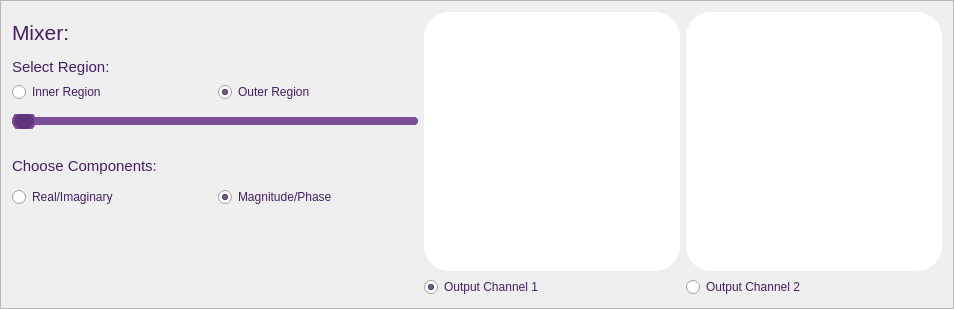
     <widget class="QFrame" name="frame_3">
      <property name="styleSheet">
       <string notr="true">color: rgb(66, 31, 99);
font: 9pt &quot;Microsoft Sans Serif&quot;;</string>
      </property>
      <property name="frameShape">
       <enum>QFrame::StyledPanel</enum>
      </property>
      <property name="frameShadow">
       <enum>QFrame::Raised</enum>
      </property>
      <layout class="QGridLayout" name="gridLayout_3">
       <item row="10" column="1">
        <widget class="QRadioButton" name="magnitude_phase">
         <property name="styleSheet">
          <string notr="true">color: rgb(66, 31, 99);
font: 9pt &quot;Microsoft Sans Serif&quot;;</string>
         </property>
         <property name="text">
          <string>Magnitude/Phase</string>
         </property>
         <property name="checked">
          <bool>true</bool>
         </property>
         <attribute name="buttonGroup">
          <string notr="true">components_buttonGroup</string>
         </attribute>
        </widget>
       </item>
       <item row="2" column="0">
        <widget class="QLabel" name="label_5">
         <property name="font">
          <font>
           <family>Microsoft Sans Serif</family>
           <pointsize>11</pointsize>
           <weight>50</weight>
           <italic>false</italic>
           <bold>false</bold>
          </font>
         </property>
         <property name="styleSheet">
          <string notr="true">color: rgb(66, 31, 99);
font: 11pt &quot;Microsoft Sans Serif&quot;;</string>
         </property>
         <property name="text">
          <string>Select Region:</string>
         </property>
        </widget>
       </item>
       <item row="7" column="0">
        <spacer name="verticalSpacer_2">
         <property name="orientation">
          <enum>Qt::Vertical</enum>
         </property>
         <property name="sizeType">
          <enum>QSizePolicy::Fixed</enum>
         </property>
         <property name="sizeHint" stdset="0">
          <size>
           <width>20</width>
           <height>10</height>
          </size>
         </property>
        </spacer>
       </item>
       <item row="10" column="0">
        <widget class="QRadioButton" name="real_imaginary">
         <property name="styleSheet">
          <string notr="true">color: rgb(66, 31, 99);
font: 9pt &quot;Microsoft Sans Serif&quot;;</string>
         </property>
         <property name="text">
          <string>Real/Imaginary</string>
         </property>
         <property name="checked">
          <bool>false</bool>
         </property>
         <attribute name="buttonGroup">
          <string notr="true">components_buttonGroup</string>
         </attribute>
        </widget>
       </item>
       <item row="1" column="3" rowspan="15">
        <widget class="QGraphicsView" name="output_mixer2">
         <property name="sizePolicy">
          <sizepolicy hsizetype="Expanding" vsizetype="Expanding">
           <horstretch>0</horstretch>
           <verstretch>0</verstretch>
          </sizepolicy>
         </property>
         <property name="styleSheet">
          <string notr="true">border-radius: 25px;
buttoon-shadow: 2px 2px 5px rgb(0, 0, 0);
widget-shadow: 2px 2px 5px rgb(0, 0, 0);
background-color: rgb(255, 255, 255);</string>
         </property>
        </widget>
       </item>
       <item row="3" column="0">
        <widget class="QRadioButton" name="in_region_radioButton">
         <property name="styleSheet">
          <string notr="true">color: rgb(66, 31, 99);
font: 9pt &quot;Microsoft Sans Serif&quot;;</string>
         </property>
         <property name="text">
          <string>Inner Region</string>
         </property>
         <property name="checked">
          <bool>false</bool>
         </property>
         <attribute name="buttonGroup">
          <string notr="true">region_buttonGroup</string>
         </attribute>
        </widget>
       </item>
       <item row="13" column="1">
        <spacer name="horizontalSpacer">
         <property name="orientation">
          <enum>Qt::Horizontal</enum>
         </property>
         <property name="sizeType">
          <enum>QSizePolicy::Fixed</enum>
         </property>
         <property name="sizeHint" stdset="0">
          <size>
           <width>200</width>
           <height>20</height>
          </size>
         </property>
        </spacer>
       </item>
       <item row="5" column="0" colspan="2">
        <widget class="QSlider" name="region_selecter">
         <property name="styleSheet">
          <string notr="true">/* 441F62
CE9BFA
D9B1FA
B6DDFE
7B4F95
5F357D
*/
QSlider::groove:horizontal {
    height: 8px;
    background: #7B4F95; /* Updated lighter color */
    border-radius: 4px;
}
QSlider::handle:horizontal {
    background: #5F357D; /* Updated darker color */
    border: 2px solid #7B4F95; /* Updated lighter color */
    width: 20px;
    height: 20px;
    margin: -6px 0;
    border-radius: 10px;
}
QSlider::sub-page:horizontal {
    background: #5F357D; /* Updated darker color */
    border-radius: 4px;
}
QSlider::add-page:horizontal {
    background: #7B4F95; /* Updated lighter color */
    border-radius: 4px;
}
</string>
         </property>
         <property name="orientation">
          <enum>Qt::Horizontal</enum>
         </property>
        </widget>
       </item>
       <item row="1" column="2" rowspan="15">
        <widget class="QGraphicsView" name="output_mixer1">
         <property name="sizePolicy">
          <sizepolicy hsizetype="Expanding" vsizetype="Expanding">
           <horstretch>0</horstretch>
           <verstretch>0</verstretch>
          </sizepolicy>
         </property>
         <property name="styleSheet">
          <string notr="true">border-radius: 25px;
buttoon-shadow: 2px 2px 5px rgb(0, 0, 0);
widget-shadow: 2px 2px 5px rgb(0, 0, 0);
background-color: rgb(255, 255, 255);</string>
         </property>
        </widget>
       </item>
       <item row="3" column="1">
        <widget class="QRadioButton" name="out_region_radioButton">
         <property name="styleSheet">
          <string notr="true">color: rgb(66, 31, 99);
font: 9pt &quot;Microsoft Sans Serif&quot;;</string>
         </property>
         <property name="text">
          <string>Outer Region</string>
         </property>
         <property name="checkable">
          <bool>true</bool>
         </property>
         <property name="checked">
          <bool>true</bool>
         </property>
         <attribute name="buttonGroup">
          <string notr="true">region_buttonGroup</string>
         </attribute>
        </widget>
       </item>
       <item row="1" column="0">
        <widget class="QLabel" name="label_3">
         <property name="sizePolicy">
          <sizepolicy hsizetype="Fixed" vsizetype="Fixed">
           <horstretch>0</horstretch>
           <verstretch>0</verstretch>
          </sizepolicy>
         </property>
         <property name="minimumSize">
          <size>
           <width>200</width>
           <height>40</height>
          </size>
         </property>
         <property name="font">
          <font>
           <family>MS Shell Dlg 2</family>
           <pointsize>16</pointsize>
           <weight>50</weight>
           <italic>false</italic>
           <bold>false</bold>
          </font>
         </property>
         <property name="styleSheet">
          <string notr="true">color: rgb(66, 31, 99);
font: 75 8pt &quot;MS Shell Dlg 2&quot;;
font: 16pt &quot;MS Shell Dlg 2&quot;;</string>
         </property>
         <property name="text">
          <string>Mixer:</string>
         </property>
        </widget>
       </item>
       <item row="16" column="2">
        <widget class="QRadioButton" name="output1">
         <property name="styleSheet">
          <string notr="true">color: rgb(66, 31, 99);
font: 9pt &quot;Microsoft Sans Serif&quot;;</string>
         </property>
         <property name="text">
          <string>Output Channel 1</string>
         </property>
         <property name="checked">
          <bool>true</bool>
         </property>
         <attribute name="buttonGroup">
          <string notr="true">output_buttonGroup</string>
         </attribute>
        </widget>
       </item>
       <item row="8" column="0">
        <widget class="QLabel" name="label_6">
         <property name="font">
          <font>
           <family>Microsoft Sans Serif</family>
           <pointsize>11</pointsize>
           <weight>50</weight>
           <italic>false</italic>
           <bold>false</bold>
          </font>
         </property>
         <property name="styleSheet">
          <string notr="true">color: rgb(66, 31, 99);
font: 11pt &quot;Microsoft Sans Serif&quot;;</string>
         </property>
         <property name="text">
          <string>Choose Components:</string>
         </property>
        </widget>
       </item>
       <item row="13" column="0">
        <spacer name="verticalSpacer">
         <property name="orientation">
          <enum>Qt::Vertical</enum>
         </property>
         <property name="sizeHint" stdset="0">
          <size>
           <width>20</width>
           <height>40</height>
          </size>
         </property>
        </spacer>
       </item>
       <item row="16" column="3">
        <widget class="QRadioButton" name="output2">
         <property name="text">
          <string>Output Channel 2</string>
         </property>
         <attribute name="buttonGroup">
          <string notr="true">output_buttonGroup</string>
         </attribute>
        </widget>
       </item>
      </layout>
     </widget>
